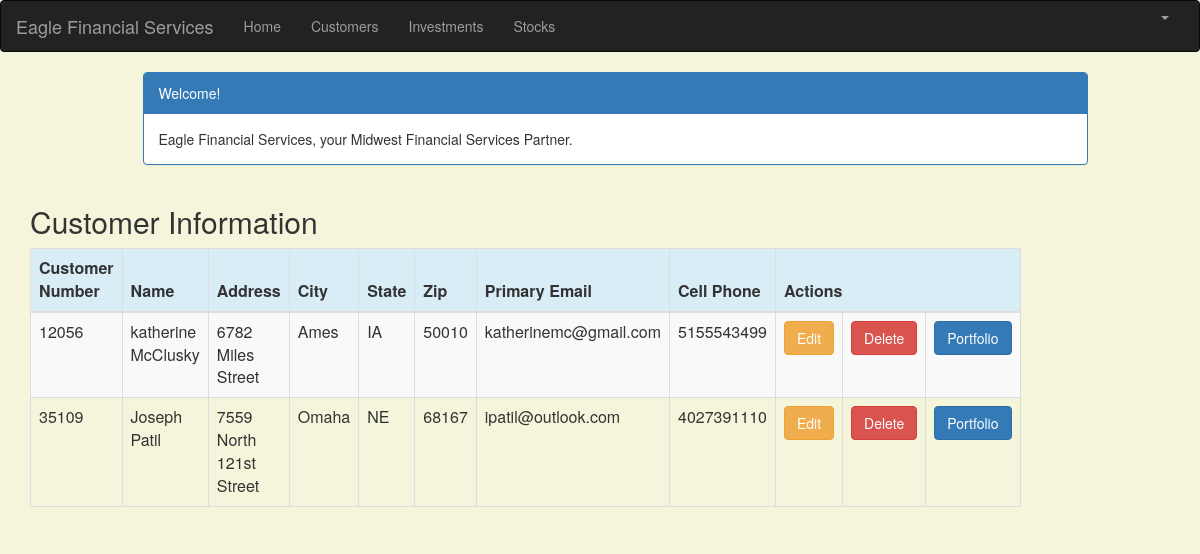
/customer_list (signed in), run on the app's committed database.
### portfolio/models.py (models this page shows, shortened)
class Customer(models.Model):
    name = models.CharField(max_length=50)
    address = models.CharField(max_length=200)
    cust_number = models.IntegerField(blank=False, null=False)
    city = models.CharField(max_length=50)
    state = models.CharField(max_length=50)
    zipcode = models.CharField(max_length=10)
    email = models.EmailField(max_length=200)
    cell_phone = models.CharField(max_length=50)
    created_date = models.DateTimeField(
        default=timezone.now)
    updated_date = models.DateTimeField(auto_now_add=True)

### portfolio/views.py (the view)
# urls.py: path('customer_list', views.customer_list, name='customer_list'),
@login_required
def customer_list(request):
    customer = Customer.objects.filter(created_date__lte=timezone.now())
    return render(request, 'portfolio/customer_list.html',
                  {'customers': customer})

### portfolio/templates/portfolio/customer_list.html (shortened to what this page needs)
{% extends 'portfolio/base.html' %}
{% block content %}
    <html>
    <head>
        <link rel="stylesheet" href="https://maxcdn.bootstrapcdn.com/bootstrap/3.3.4/css/bootstrap.min.css">
    </head>
    <body>
    <div class="container">
        <div class="row">
            <div class="col-md-10 col-md-offset-1">
                <div class="panel panel-primary">
                    <div class="panel-heading">Welcome!</div>
                    <div class="panel-body">
                        Eagle Financial Services, your Midwest Financial Services Partner.
                    </div>
                </div>
            </div>
        </div>
    </div>
    <div class="row">
        <h2 style="padding-left: 15Px">Customer Information</h2>
    </div>
    <div>
        <table class="table table-striped table-bordered table-hover">
            <thead>
            <tr class="bg-info">
                <th>Customer Number</th>
                <th>Name</th>
                <th>Address</th>
                <th>City</th>
                <th>State</th>
                <th>Zip</th>
                <th>Primary Email</th>
                <th>Cell Phone</th>
                <th colspan="3">Actions</th>
            </tr>
            </thead>
            <tbody>
            {% for customer in customers %}
                <tr>
                    <td>{{ customer.cust_number }}</td>
                    <td>{{ customer.name }}</td>
                    <td>{{ customer.address }}</td>
                    <td>{{ customer.city }}</td>
                    <td>{{ customer.state }}</td>
                    <td>{{ customer.zipcode }}</td>
                    <td>{{ customer.email }}</td>
                    <td>{{ customer.cell_phone }}</td>
                    <td><a href="{% url 'portfolio:customer_edit' pk=customer.pk %}" class="btn btn-warning">Edit</a>
                    <td><a href="{% url 'portfolio:customer_delete' pk=customer.pk %}"
                           onclick="return confirm('Are you sure you want to delete?')"
                           class="btn btn-danger">Delete</a>
                    </td>
                    <td><a href=""
                           class="btn btn-primary">Portfolio</a>
                </tr>
            {% endfor %}
            </tbody>
        </table>
    </div>
    </body>
    </html>
{% endblock %}

### portfolio/templates/portfolio/customer_list.html (style rules this page uses)
body { background-color: beige; }

### data on the page
Customer: cust_number "12056", name "katherine McClusky", address "6782 Miles Street", city "Ames", state "IA", zipcode "50010", email "katherinemc@gmail.com", cell_phone "5155543499"
Customer: cust_number "35109", name "Joseph Patil", address "7559 North 121st Street", city "Omaha", state "NE", zipcode "68167", email "ipatil@outlook.com", cell_phone "4027391110"
